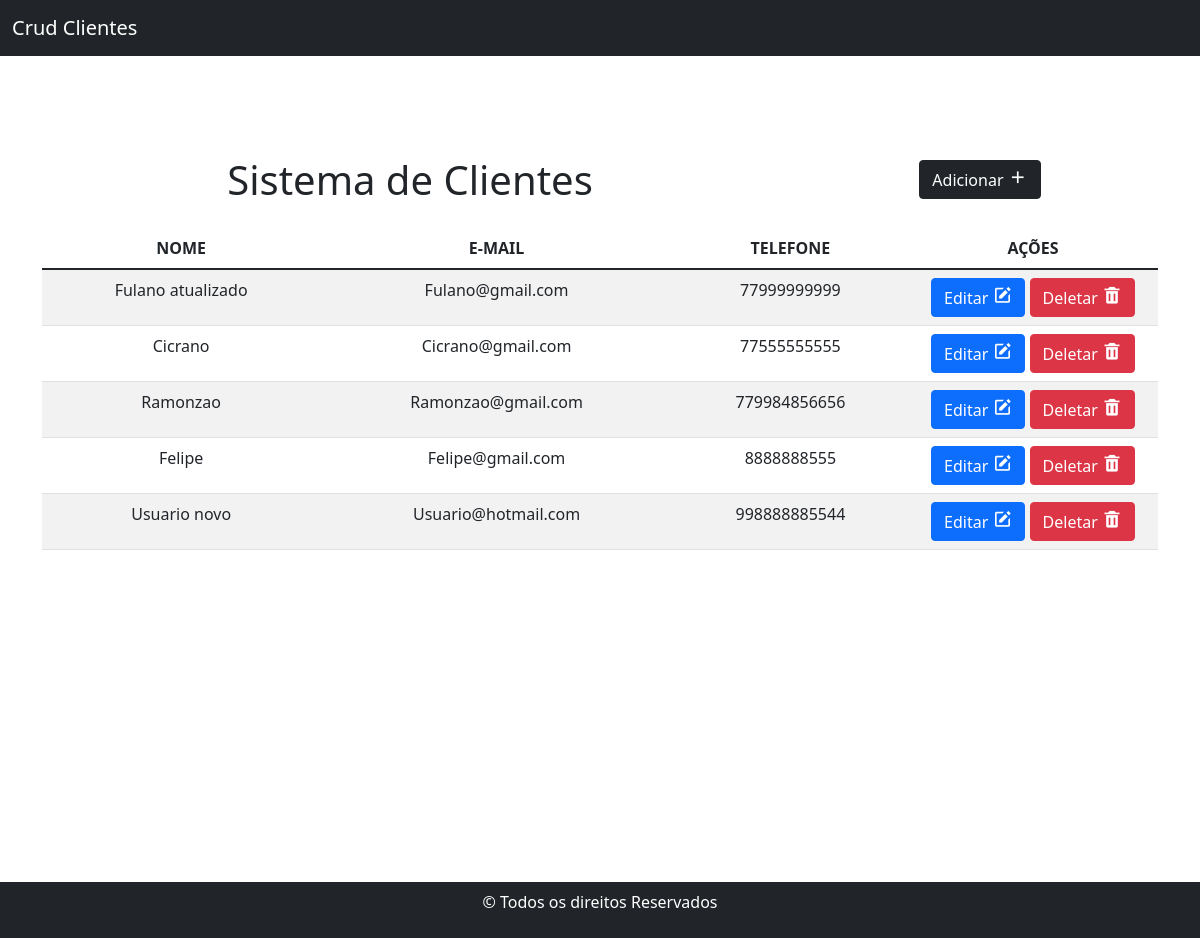
The page / on the database its author committed.
### tables this page shows
CREATE TABLE `users` (
  `id` int NOT NULL,
  `name` varchar(50) NOT NULL,
  `email` varchar(100) NOT NULL,
  `phone` varchar(20) NOT NULL
);

### core/Controller.php (called while the page is built)
<?php
class Controller
{
    public function loadTemplate($viewName, $viewData = array())
    {
        require 'views/template.php';
    }
    public function loadView($viewName, $viewData = array())
    {
        extract($viewData);
        require 'views/' . $viewName . '.php';
    }
}

### controllers/homeController.php (called while the page is built)
<?php
class homeController extends Controller
{
  public function index()
  {
    $user = new Users();
    $data = array();
    $data['list'] = $user->getAll();
    $this->loadTemplate('home', $data);
  }
}

### core/Core.php (called while the page is built, shortened)
<?php
class Core
{
  public function run()
  {
    $url = '/';
    $params = array();
    if (!empty($_GET['url']) && $url != '/') {
      $url = explode('/', $url);
      array_shift($url);
      $currentController = $url[0] . 'Controller';
      array_shift($url);
      if (isset($url[0]) && !empty($url[0])) {
        $currentAction = $url[0];
        array_shift($url);
      } else {
        $currentAction = 'index';
      }
      if (count($url) > 0) {
        $params = $url;
      }
    } else {
      $currentAction = 'index';
    }
    $controller = new $currentController();
    call_user_func_array(array($controller, $currentAction), $params);
  }
}

### index.php (called while the page is built, shortened)
<?php
$core = new Core();
$core->Run();

### core/Model.php (called while the page is built, shortened)
<?php
class Model
{
  public function __construct()
  {
    global $pdo;
    $this->pdo = $pdo;
  }
}

### models/Users.php (called while the page is built, shortened)
<?php
class Users extends Model
{
  public function getAll(): array
  {
    $array = array();
    $sql = "SELECT * FROM users";
    $sql = $this->pdo->query($sql);
    if ($sql->rowCount() > 0) {
      $array = $sql->fetchAll(PDO::FETCH_ASSOC);
    }
    return $array;
  }
}

### views/home.php (the view)
<div class="row g-4 align-items-center">
  <div class="col-sm-6 col-md-8">
    <h1>Sistema de Clientes </h1>
  </div>
  <div class="col-6 col-md-4"><a href="<?= BASE_URL; ?>users/create" class="btn btn-dark mt-5">Adicionar <i class='bx bx-plus'></i></a></div>
</div>
<table class="table table-striped mt-4">
  <thead>
    <tr>
      <th scope="col">NOME</th>
      <th scope="col">E-MAIL</th>
      <th scope="col">TELEFONE</th>
      <th scope="col">AÇÕES</th>
    </tr>
  </thead>
  <tbody>
    <? foreach ($list as $item) : ?>
      <tr>
        <td><?= $item['name'] ?></td>
        <td><?= $item['email'] ?></td>
        <td id="phone"><?= $item['phone'] ?></td>
        <td width="250">
          <a href="<?= BASE_URL; ?>users/edit/<?= $item['id'] ?>" class="btn btn-primary">Editar <i class='bx bxs-edit'></i></a>
          <a href="<?= BASE_URL; ?>users/destroy/<?= $item['id'] ?>" class="btn btn-danger">Deletar <i class='bx bxs-trash'></i></a>
        </td>
      </tr>
    <? endforeach; ?>
  </tbody>
</table>

### assets/components/header.php (shortened to what this page needs)
<!DOCTYPE html>
<html lang="pt-br">
<head>
  <link href='https://unpkg.com/boxicons@2.1.2/css/boxicons.min.css' rel='stylesheet'>
  <link rel="stylesheet" href="<?= BASE_URL; ?>assets/css/bootstrap.min.css">
  <link rel="stylesheet" href="<?= BASE_URL; ?>assets/css/style.css">
</head>
<body>
  <nav class="navbar navbar-expand-lg navbar-dark bg-dark">
    <div class="container-fluid">
      <a class="navbar-brand" href="<?= BASE_URL; ?>home/">Crud Clientes</a>
    </div>
  </nav>

### views/template.php
<? require './assets/components/header.php'; ?>
<section class="container">
  <? $this->loadView($viewName, $viewData); ?>
</section>
<? require './assets/components/footer.php'; ?>

### assets/components/footer.php (shortened to what this page needs)
<footer class="navbar navbar-expand-lg navbar-dark bg-dark mb-2">
    <p class="collapse navbar-collapse justify-content-center"> &copy; Todos os direitos Reservados</p>
</footer>
</body>
</html>

### assets/css/style.css (style rules this page uses)
html, body { margin: 0; padding: 0; height: 100%; }
section { height: 100%; }
h1, section { margin: auto; margin-top: 50px; text-align: center; }
a, i { font-size: 20px; }
footer { position: absolute; bottom: 0; left: 0; }
footer, p { color: #fff; }

### rows shown on the page
users: name "Fulano atualizado", email "Fulano@gmail.com", phone "77999999999"
users: name "Cicrano", email "Cicrano@gmail.com", phone "77555555555"
users: name "Ramonzao", email "Ramonzao@gmail.com", phone "779984856656"
users: name "Felipe", email "Felipe@gmail.com", phone "8888888555"
users: name "Usuario novo", email "Usuario@hotmail.com", phone "998888885544"
